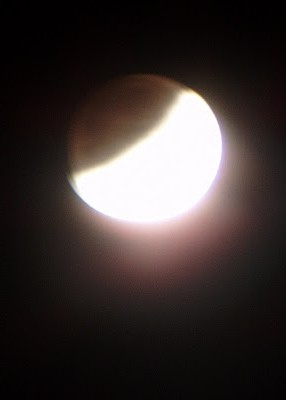
#> input picture test_images/occlusion.jpg, 286 x 400 px, found by its file name
$ python DrawResult.py
#> lines starting #> are read from the running program, lines starting #| are printed output that depends on the picture; after the words box and inside, x2 and y2 are one past the last pixel; in counts of white or black regions, pixels touching at a corner belong together
### Multi_Scale_Edge_Detection/Edge_Sample.py
import numpy as np
from utils.gradient import gradient_x, gradient_xx, gradient_xxx
from utils.gradient import gradient_y, gradient_yy, gradient_yyy, gradient_xy
from utils.gradient import gradient_xy, gradient_xyy, gradient_xxy
from utils.gradient import gradient_vv, gradient_vvv
from utils.filter import GaussianFilter

def Edge_Sample(Edge_map, sample_rate):
    '''
    Down sample the edge map.
    Input:
        Edge_map: the edge point map after edge detection and edge localization
        sample_rate
    Output:
        Edge_map_sample: the sampled edge point map
    '''
    M, N = Edge_map.shape

    drow = int(M / sample_rate)
    dcolumn = int(N / sample_rate)

    # Half of the sampling rate
    hsamplerate = np.fix(sample_rate / 2) + 1

    Edge_map_sample = np.zeros((M, N))

    sampling_rate = int(sample_rate)
    # Sample the edge image
    for i in range(drow):
        for j in range(dcolumn):
            X = []
            for m in range(sampling_rate):
                for n in range(sampling_rate):

                    m1 = (i - 1) * sampling_rate + m
                    n1 = (j - 1) * sampling_rate + n

                    if Edge_map[m1, n1] == 1:
                        X.append([m1, n1])

            if X != []:
                Length = len(X)
                xo = [(i - 1) * sampling_rate + hsamplerate, (j - 1) * sampling_rate + hsamplerate]
                Xo = np.ones((Length, 1)) * xo
                Diff = X - Xo

                # [value, index] = min(sum(Diff .^ 2, 2));
                dist = np.sum(Diff ** 2, 1)
                index = np.argmin(dist)

                location = X[index]
                Edge_map_sample[location[0], location[1]] = 1

    return Edge_map_sample


# [146 lines left out: functions Edge_Localize, Edge_Localize_noconstraint, not called in this run]

### Drawing_Result/Edgemap2Edgepoint.py
def Edgemap2Edgepoint(Edge_map):
    '''
    Extract edge points' position in image domain.
    Input:
        Edge_map: The Edge map of image
    Output:
        Edge_point: the x and y coordinate of edge points
    '''
    Edge_point_location = []
    M, N = Edge_map.shape

    for i in range(M):
        for j in range(N):
            if (Edge_map[i,j] == 1):
                Edge_point_location.append([j, i])
    return Edge_point_location

### Drawing_Result/PlotEdgeMark.py
import matplotlib.pyplot as plt
import numpy as np

def PlotEdgeMark(I, edgepoint):
    '''
    Plot the mark for every edge point.
    Input:
        I: the input image
        edgepoint: the location of every edge point
    '''
    plt.imshow(np.uint8(I))

    edgepoint = np.array(edgepoint)

    plt.plot(edgepoint[:, 0], edgepoint[:, 1], 'o', linewidth=1, markeredgecolor='k', markerfacecolor='w', markersize=6)

    plt.show()

### Drawing_Result/DrawResult.py
import cv2
from skimage.feature import canny
from Multi_Scale_Edge_Detection.Edge_Sample import Edge_Sample
from Edgemap2Edgepoint import Edgemap2Edgepoint
from PlotEdgeMark import PlotEdgeMark

I = cv2.imread('test_images/occlusion.jpg')
#> I is the input picture: shape (400, 286, 3); mean B, G, R 49.8, 51.6, 60.2
I = I[:, :, 0]
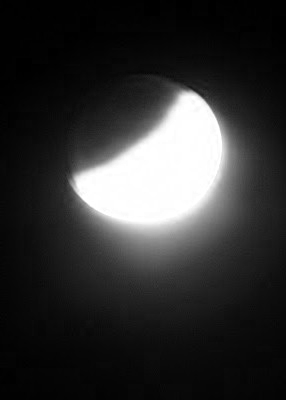
#> I: shape (400, 286); min 0, max 255, mean 49.8

canny_scale = 22.0
canny_threshold_low = 3
canny_threshold_high = 5

BW1 = canny(I, sigma=canny_scale, low_threshold=canny_threshold_low, high_threshold=canny_threshold_high)
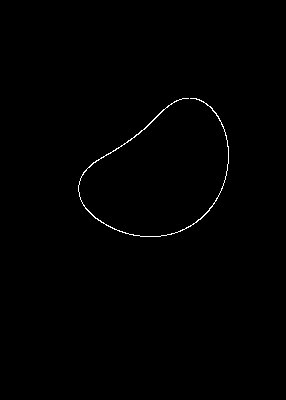
#> BW1: shape (400, 286) bool; 0.45% white in thin lines or dots, all inside (x1, y1, x2, y2) = (78, 98, 229, 237)

Edge_map_sample = Edge_Sample(BW1 , 6)
#> after the loop in Edge_Sample, `for i in range(drow):`:
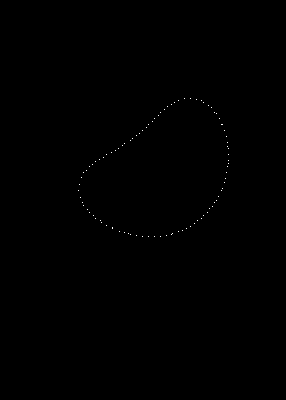
#> Edge_map_sample: shape (400, 286) float64; values 0 (black) and 1 (white), 0.08% white in thin lines or dots, all inside (x1, y1, x2, y2) = (78, 98, 229, 237)
Edge_point_location = Edgemap2Edgepoint(Edge_map_sample)
#> Edge_point_location = 96 pairs, first value 78 to 228, second value 98 to 236
PlotEdgeMark(I, Edge_point_location)
#> in PlotEdgeMark, `edgepoint = np.array(edgepoint)`: edgepoint has the same summary as Edge_point_location outside PlotEdgeMark
#> in PlotEdgeMark, `plt.show()`:
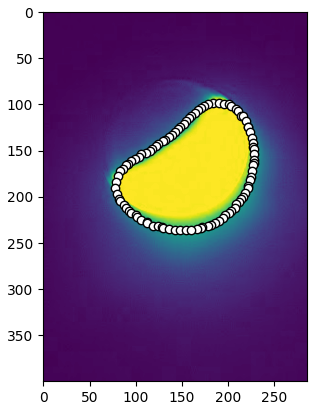
#> figure drawn by matplotlib, 1 panel

$ run again, with test_images/shape_deformation.jpg copied over test_images/occlusion.jpg
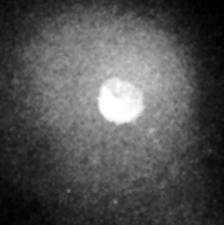
#> input picture test_images/shape_deformation.jpg, 224 x 225 px, found by its file name
#> I is the input picture: shape (225, 224, 3); min 0, max 255, mean 81.8
#> I: shape (225, 224)
#> `BW1 = canny(I, sigma=canny_scale, low_threshold=canny_threshold_low, h..`:
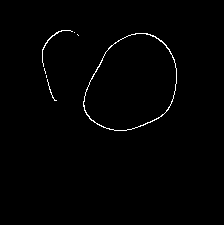
#> BW1: shape (225, 224) bool; 0.89% white in thin lines or dots, all inside (x1, y1, x2, y2) = (42, 30, 177, 131)
#> `Edge_point_location = Edgemap2Edgepoint(Edge_map_sample)`: Edge_point_location = 84 pairs, first value 42 to 176, second value 30 to 130
#> edgepoint has the same summary as Edge_point_location outside PlotEdgeMark
#> in PlotEdgeMark, `plt.show()`:
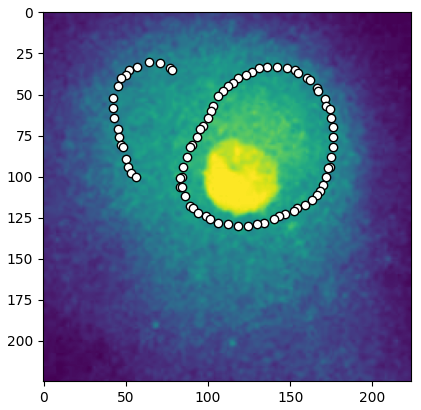
#> figure drawn by matplotlib, 1 panel
